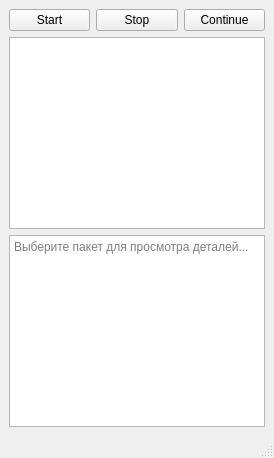
<?xml version="1.0" encoding="UTF-8"?>
<ui version="4.0">
  <class>MainWindow</class>
  <widget class="QMainWindow" name="MainWindow">
    <property name="windowTitle">
      <string>Packet Sniffer</string>
    </property>
    <widget class="QWidget" name="centralwidget">
      <layout class="QVBoxLayout" name="verticalLayout">

        <!-- Control buttons layout -->
        <item>
          <layout class="QHBoxLayout" name="controlLayout">
            <item>
              <widget class="QPushButton" name="startButton">
                <property name="text">
                  <string>Start</string>
                </property>
              </widget>
            </item>
            <item>
              <widget class="QPushButton" name="stopButton">
                <property name="text">
                  <string>Stop</string>
                </property>
              </widget>
            </item>
            <item>
              <widget class="QPushButton" name="resumeButton">
                <property name="text">
                  <string>Continue</string>
                </property>
              </widget>
            </item>
          </layout>
        </item>

        <!-- Packet table view -->
        <item>
          <widget class="QTableView" name="tableView">
            <property name="alternatingRowColors">
              <bool>true</bool>
            </property>
            <property name="selectionBehavior">
              <enum>QAbstractItemView::SelectRows</enum>
            </property>
          </widget>
        </item>

        <!-- Detail text area -->
        <item>
          <widget class="QPlainTextEdit" name="detailView">
            <property name="readOnly">
              <bool>true</bool>
            </property>
            <property name="placeholderText">
              <string>Выберите пакет для просмотра деталей...</string>
            </property>
          </widget>
        </item>

      </layout>
    </widget>
    <widget class="QStatusBar" name="statusbar"/>
  </widget>
  <resources/>
  <connections/>
</ui>
